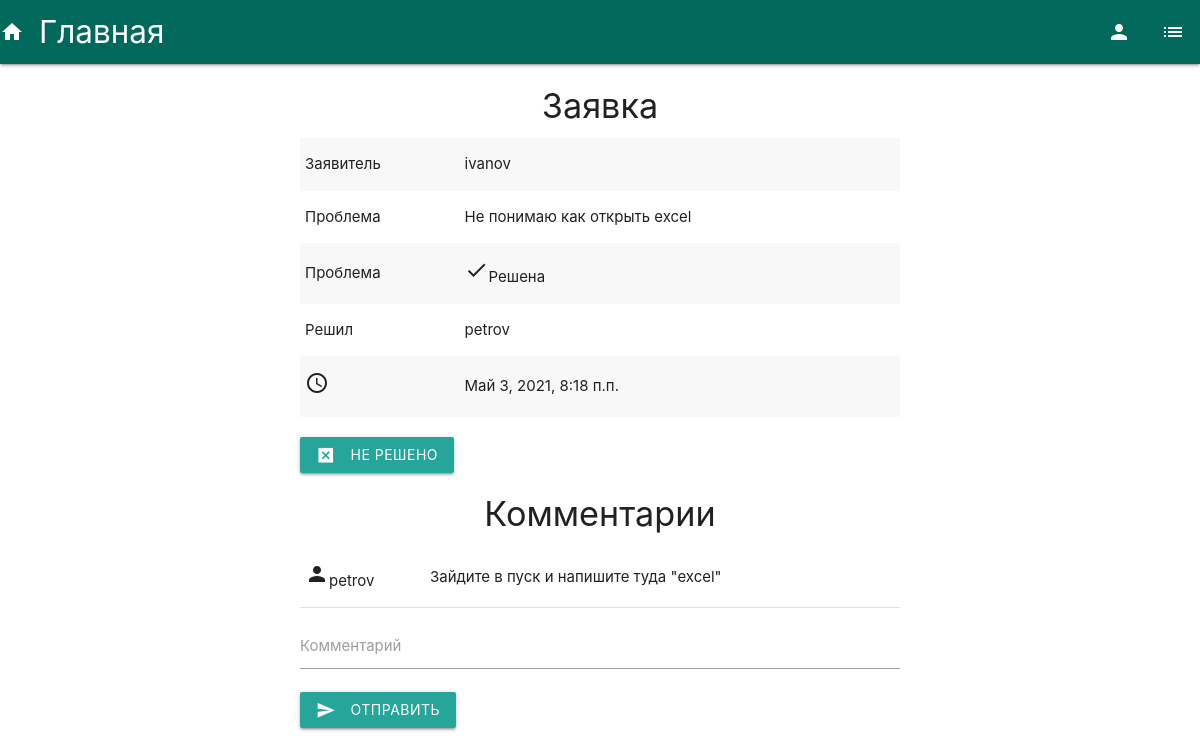
Screenshot of /4/ (signed in) with the database file from the repository.
### tp/apps/requ/models.py (models this page shows, shortened)
class Request(models.Model):
    text = models.TextField('Текст заявки')
    is_solved = models.BooleanField('Проблема решена')
    author = models.ForeignKey(User, on_delete=models.CASCADE, related_name='author')
    solver = models.ForeignKey(User, on_delete=models.CASCADE, related_name='solver', blank=True, null=True)
    pub_date = models.DateTimeField('дата публикации')
    class Meta:
        verbose_name = 'Заявка'
        verbose_name_plural = 'Заявки'

class Comment(models.Model):
    text = models.CharField('текст комментария', max_length=255)
    request = models.ForeignKey(Request, on_delete=models.CASCADE)
    author = models.ForeignKey(User, on_delete=models.CASCADE)
    class Meta:
        verbose_name = 'Комментарий'
        verbose_name_plural = 'Комментарии'

### tp/apps/requ/views.py (the view)
# urls.py: path('<int:id>/', views.detail, name='detail'),
def detail(request, id):
    try:
        req = Request.objects.get(id=id)
        user_ = request.user
        if user_.groups.filter(name="sysadm").exists() or user_.is_superuser or user_ == req.author:
            comments = Comment.objects.filter(request=req)
        else:
            return HttpResponse("Недостаточно прав!")
    except:
        raise Http404("Заявка не найдена!")
    return render(request, 'requ/detail.html', {'req': req, 'comments': comments})

### tp/templates/requ/detail.html (shortened to what this page needs)
{% extends 'base.html' %}
{% block content %}
    <h4 class="center-align">Заявка</h4>
    <div class="row center-aligned">
        <table class="striped">
            <tr>
                <td>Заявитель</td>
                <td>{{ req.author }}</td>
            </tr>
            <tr>
                <td>Проблема</td>
                <td>{{ req.text }}</td>
            </tr>
            {% if req.is_solved %}
                <tr>
                    <td>Проблема</td>
                    <td><i class="material-icons">done</i>Решена</td>
                </tr>
                {% if req.solver %}
                    <tr>
                        <td>Решил</td>
                        <td>{{ req.solver }}</td>
                    </tr>
                {% endif %}
            {% else %}
                <tr>
                    <td>Проблема</td>
                    <td><i class="material-icons">close</i>Не решена</td>
                </tr>
            {% endif %}
            <tr>
                <td><i class="material-icons">access_time</i></td>
                <td>{{ req.pub_date }}</td>
            </tr>
        </table>
    </div>
    {% if req.is_solved %}
        <form action="{% url 'requ:unsolved' req.id %}">
            <button type="submit" class="waves-effect waves-light btn">
                <i class="material-icons left">disabled_by_default</i>Не решено
            </button>
        </form>
    {% else %}
        <form action="{% url 'requ:solved' req.id %}">
            <button type="submit" class="waves-effect waves-light btn">
                <i class="material-icons left">check</i>Решено
            </button>
        </form>
    {% endif %}
    <h4 class="center-align">Комментарии</h4>
    <table>
        {% for i in comments %}
            <tr>
                <td><i class="material-icons">person</i>{{ i.author }}</td>
                <td>{{ i.text }}</td>
            </tr>
        {% endfor %}
    </table>
    <form action="{% url 'requ:comment' req.id %}" method="post">
        <div class="input-field">
            <input type="text" required name="text" id="text" class="validate">
            <label for="text">Комментарий</label>
        </div>
        <button type="submit" class="waves-effect waves-light btn">
            <i class="material-icons left">send</i>Отправить
        </button>
    </form>
{% endblock %}

### rows the page displays
Request: author "ivanov", text "Не понимаю как открыть excel", solver "petrov", pub_date "Май 3, 2021, 8:18 п.п."
Comment: author "petrov", text "Зайдите в пуск и напишите туда \"excel\""
